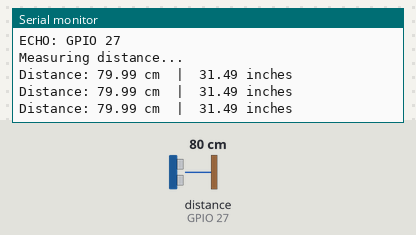
This sketch was run on a simulated ESP32. Parts: the last lines printed to the serial monitor. Wiring (inferred from the names in the program): ultrasonic range finder: trigger GPIO 26; echo GPIO 27. The test bench sets the inputs (shaded band); at power-on: distance to the obstacle (sensor on GPIO 27) 80 cm. The echo pulse lasts 58.3 µs per cm.

Above: at 2.2 s.
2.3 s: distance to the obstacle (sensor on GPIO 27) set to 2 cm
At 2.9 s:
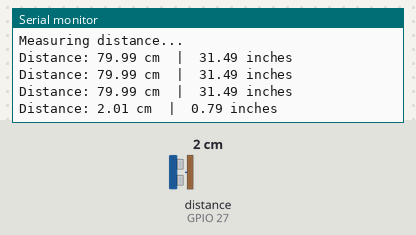
3.8 s: distance to the obstacle (sensor on GPIO 27) set to 4 cm
At 4.4 s:
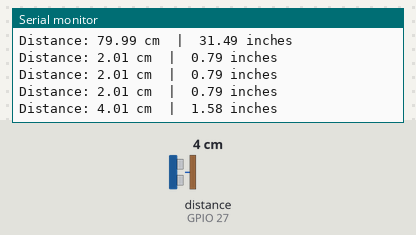
Timing chart, 0 to 6.8 s (numbered marks = the images above; inputs shaded):
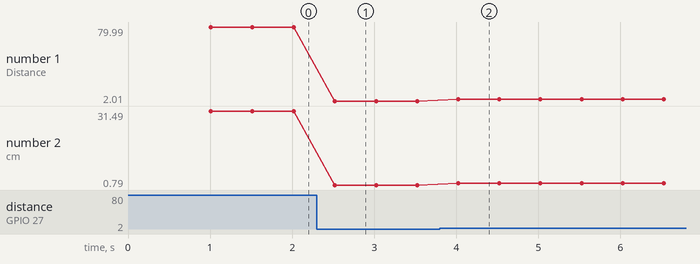

Measured:
- after the input at 2.3 s, the serial monitor: prints a new line after 0.22 s (image 1)
- after the input at 3.8 s, the serial monitor: prints a new line after 0.22 s (image 2)
- plotted number 1: 79.99 → 2.01 after the input at 2.3 s, 2.01 → 4.01 after the input at 3.8 s
- plotted number 2: 31.49 → 0.79 after the input at 2.3 s, 0.79 → 1.58 after the input at 3.8 s

The sketch:

ultrasonic_test.ino
```cpp
/*
 * HC-SR04 Ultrasonic Sensor Test
 * ESP32 Wiring:
 * - VCC → 5V
 * - GND → GND
 * - TRIG → GPIO 26
 * - ECHO → GPIO 27
 */

#define TRIG_PIN 26
#define ECHO_PIN 27

void setup() {
  Serial.begin(115200);
  delay(1000);

  pinMode(TRIG_PIN, OUTPUT);
  pinMode(ECHO_PIN, INPUT);

  Serial.println("\n\nHC-SR04 Ultrasonic Sensor Test");
  Serial.println("================================");
  Serial.println("TRIG: GPIO 26");
  Serial.println("ECHO: GPIO 27");
  Serial.println("\nMeasuring distance...\n");
}

void loop() {
  // Send 10µs pulse to TRIG pin
  digitalWrite(TRIG_PIN, LOW);
  delayMicroseconds(2);
  digitalWrite(TRIG_PIN, HIGH);
  delayMicroseconds(10);
  digitalWrite(TRIG_PIN, LOW);

  // Measure pulse duration on ECHO pin
  long duration = pulseIn(ECHO_PIN, HIGH, 30000); // 30ms timeout

  if (duration == 0) {
    Serial.println("ERROR: No echo received! Check wiring.");
  } else {
    // Calculate distance (speed of sound = 343 m/s at 20°C)
    // distance = (duration * speed of sound) / 2
    float distance_cm = (duration * 0.0343) / 2;
    float distance_inches = distance_cm / 2.54;

    Serial.print("Distance: ");
    Serial.print(distance_cm, 2);
    Serial.print(" cm  |  ");
    Serial.print(distance_inches, 2);
    Serial.println(" inches");
  }

  delay(500); // Read every 500ms
}
```
